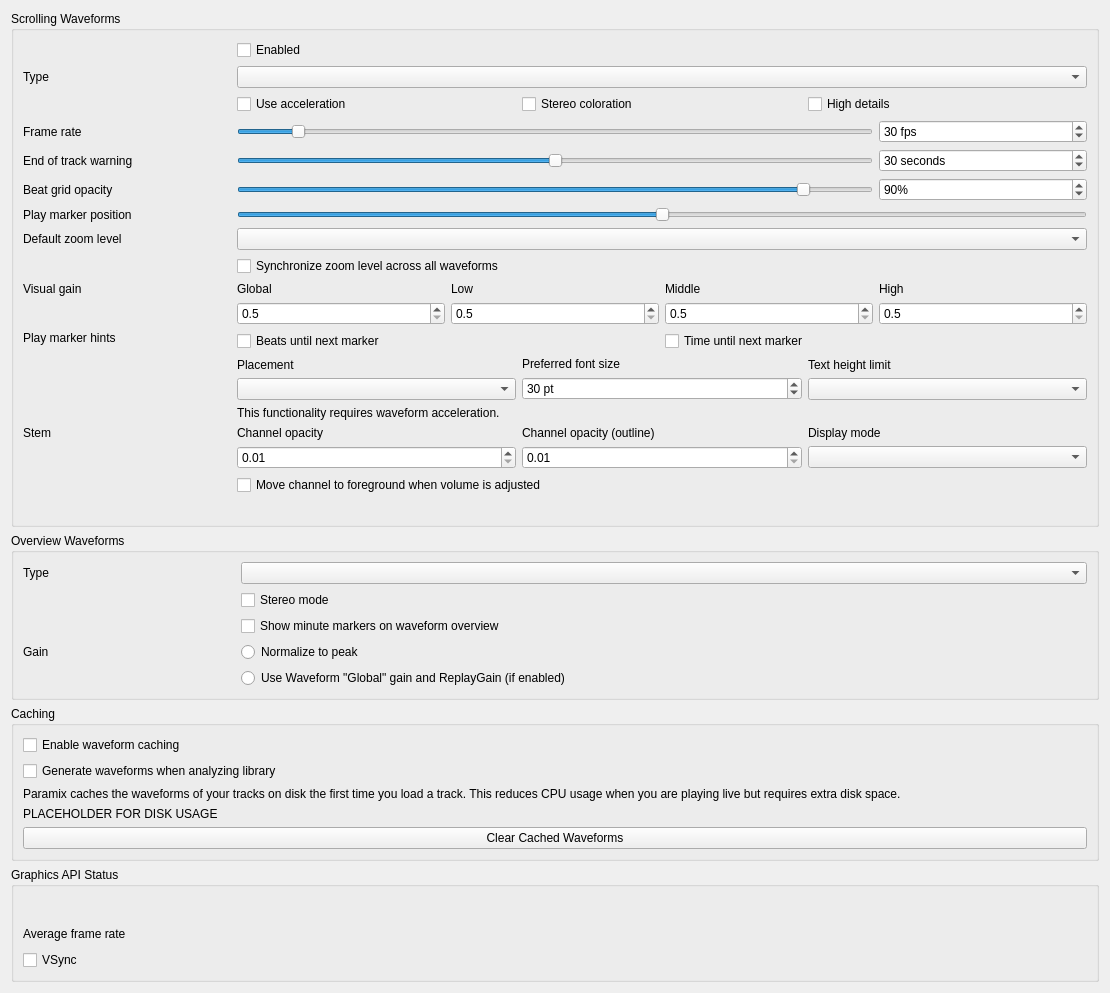
<?xml version="1.0" encoding="UTF-8"?>
<ui version="4.0">
 <class>DlgPrefWaveformDlg</class>
 <widget class="QWidget" name="DlgPrefWaveformDlg">
  <property name="geometry">
   <rect>
    <x>0</x>
    <y>0</y>
    <width>1110</width>
    <height>939</height>
   </rect>
  </property>
  <property name="windowTitle">
   <string>Waveform Preferences</string>
  </property>
  <layout class="QVBoxLayout" name="mainLayout">

  <item>
   <widget class="QGroupBox" name="waveform_groupbox">
    <property name="title">
     <string>Scrolling Waveforms</string>
    </property>
    <layout class="QGridLayout" name="waveform_layout">

     <item row="0" column="1">
      <widget class="QCheckBox" name="useWaveformCheckBox">
       <property name="text">
        <string>Enabled</string>
       </property>
      </widget>
     </item>

     <item row="1" column="0">
      <widget class="QLabel" name="waveformTypeLabel">
       <property name="sizePolicy">
        <sizepolicy hsizetype="Preferred" vsizetype="Preferred">
         <horstretch>0</horstretch>
         <verstretch>0</verstretch>
        </sizepolicy>
       </property>
       <property name="toolTip">
        <string extracomment="The big waveform summary shows the waveform envelope of the track near the current playback position."/>
       </property>
       <property name="text">
        <string>Type</string>
       </property>
       <property name="alignment">
        <set>Qt::AlignLeading|Qt::AlignLeft|Qt::AlignVCenter</set>
       </property>
       <property name="buddy">
        <cstring>waveformTypeComboBox</cstring>
       </property>
      </widget>
     </item>
     <item row="1" column="1" colspan="4">
      <widget class="QComboBox" name="waveformTypeComboBox">
       <property name="toolTip">
        <string>The waveform shows the waveform envelope of the track near the current playback position.
Select from different types of displays for the waveform, which differ primarily in the level of detail shown in the waveform.</string>
       </property>
      </widget>
     </item>

     <item row="2" column="1" colspan="4">
      <layout class="QHBoxLayout" name="waveform_render_options">
       <item>
        <widget class="QCheckBox" name="useAccelerationCheckBox">
         <property name="text">
          <string>Use acceleration</string>
         </property>
        </widget>
       </item>
       <item>
        <widget class="QCheckBox" name="splitLeftRightCheckBox">
         <property name="text">
          <string>Stereo coloration</string>
         </property>
        </widget>
       </item>
       <item>
        <widget class="QCheckBox" name="highDetailCheckBox">
         <property name="text">
          <string>High details</string>
         </property>
        </widget>
       </item>
      </layout>
     </item>

     <item row="4" column="0">
      <widget class="QLabel" name="frameRateLabel">
       <property name="text">
        <string>Frame rate</string>
       </property>
       <property name="alignment">
        <set>Qt::AlignLeading|Qt::AlignLeft|Qt::AlignVCenter</set>
       </property>
       <property name="buddy">
        <cstring>frameRateSlider</cstring>
       </property>
      </widget>
     </item>
     <item row="4" column="1" colspan="3">
      <widget class="QSlider" name="frameRateSlider">
       <property name="sizePolicy">
        <sizepolicy hsizetype="Preferred" vsizetype="Fixed">
         <horstretch>0</horstretch>
         <verstretch>0</verstretch>
        </sizepolicy>
       </property>
       <property name="maximumSize">
        <size>
         <width>16777215</width>
         <height>16777215</height>
        </size>
       </property>
       <property name="minimum">
        <number>10</number>
       </property>
       <property name="maximum">
        <number>240</number>
       </property>
       <property name="value">
        <number>30</number>
       </property>
       <property name="orientation">
        <enum>Qt::Horizontal</enum>
       </property>
      </widget>
     </item>
     <item row="4" column="4">
      <widget class="QSpinBox" name="frameRateSpinBox">
       <property name="toolTip">
        <string/>
       </property>
       <property name="suffix">
        <string> fps</string>
       </property>
       <property name="minimum">
        <number>10</number>
       </property>
       <property name="maximum">
        <number>240</number>
       </property>
       <property name="value">
        <number>30</number>
       </property>
      </widget>
     </item>

     <item row="5" column="0">
      <widget class="QLabel" name="endOfTrackWarningTimeLabel">
       <property name="text">
        <string>End of track warning</string>
       </property>
       <property name="alignment">
        <set>Qt::AlignLeading|Qt::AlignLeft|Qt::AlignVCenter</set>
       </property>
       <property name="buddy">
        <cstring>endOfTrackWarningTimeSlider</cstring>
       </property>
      </widget>
     </item>
     <item row="5" column="1" colspan="3">
      <widget class="QSlider" name="endOfTrackWarningTimeSlider">
       <property name="sizePolicy">
        <sizepolicy hsizetype="Preferred" vsizetype="Fixed">
         <horstretch>0</horstretch>
         <verstretch>0</verstretch>
        </sizepolicy>
       </property>
       <property name="maximumSize">
        <size>
         <width>16777215</width>
         <height>16777215</height>
        </size>
       </property>
       <property name="minimum">
        <number>0</number>
       </property>
       <property name="maximum">
        <number>60</number>
       </property>
       <property name="value">
        <number>30</number>
       </property>
       <property name="orientation">
        <enum>Qt::Horizontal</enum>
       </property>
      </widget>
     </item>
     <item row="5" column="4">
      <widget class="QSpinBox" name="endOfTrackWarningTimeSpinBox">
       <property name="toolTip">
        <string>Highlight the waveforms when the last seconds of a track remains.</string>
       </property>
       <property name="suffix">
        <string> seconds</string>
       </property>
       <property name="minimum">
        <number>0</number>
       </property>
       <property name="maximum">
        <number>60</number>
       </property>
       <property name="value">
        <number>30</number>
       </property>
      </widget>
     </item>

     <item row="6" column="0">
      <widget class="QLabel" name="BeatgridWaveform">
       <property name="toolTip">
        <string/>
       </property>
       <property name="midLineWidth">
        <number>6</number>
       </property>
       <property name="text">
        <string>Beat grid opacity</string>
       </property>
       <property name="alignment">
        <set>Qt::AlignLeading|Qt::AlignLeft|Qt::AlignVCenter</set>
       </property>
      </widget>
     </item>
     <item row="6" column="1" colspan="3">
      <widget class="QSlider" name="beatGridAlphaSlider">
       <property name="maximum">
        <number>100</number>
       </property>
       <property name="value">
        <number>90</number>
       </property>
       <property name="orientation">
        <enum>Qt::Horizontal</enum>
       </property>
      </widget>
     </item>
     <item row="6" column="4">
      <widget class="QSpinBox" name="beatGridAlphaSpinBox">
       <property name="toolTip">
        <string>Set amount of opacity on beat grid lines.</string>
       </property>
       <property name="suffix">
        <string>%</string>
       </property>
       <property name="maximum">
        <number>100</number>
       </property>
       <property name="value">
        <number>90</number>
       </property>
      </widget>
     </item>

     <item row="7" column="0">
      <widget class="QLabel" name="playMarkerPositionLabel">
       <property name="text">
        <string>Play marker position</string>
       </property>
      </widget>
     </item>
     <item row="7" column="1" colspan="4">
      <widget class="QSlider" name="playMarkerPositionSlider">
       <property name="sizePolicy">
        <sizepolicy hsizetype="Preferred" vsizetype="Fixed">
         <horstretch>0</horstretch>
         <verstretch>0</verstretch>
        </sizepolicy>
       </property>
       <property name="maximumSize">
        <size>
         <width>16777215</width>
         <height>16777215</height>
        </size>
       </property>
       <property name="toolTip">
        <string>Moves the play marker position on the waveforms to the left, right or center (default).</string>
       </property>
       <property name="minimum">
        <number>0</number>
       </property>
       <property name="maximum">
        <number>100</number>
       </property>
       <property name="value">
        <number>50</number>
       </property>
       <property name="orientation">
        <enum>Qt::Horizontal</enum>
       </property>
      </widget>
     </item>

     <item row="8" column="0">
      <widget class="QLabel" name="defaultZoomLabel">
       <property name="text">
        <string extracomment="Waveform zoom">Default zoom level</string>
       </property>
       <property name="alignment">
        <set>Qt::AlignLeading|Qt::AlignLeft|Qt::AlignVCenter</set>
       </property>
       <property name="buddy">
        <cstring>defaultZoomComboBox</cstring>
       </property>
      </widget>
     </item>
     <item row="8" column="1" colspan="4">
      <widget class="QComboBox" name="defaultZoomComboBox"/>
     </item>

     <item row="9" column="1" colspan="4">
      <widget class="QCheckBox" name="synchronizeZoomCheckBox">
       <property name="toolTip">
        <string>Synchronize zoom level across all waveform displays.</string>
       </property>
       <property name="text">
        <string>Synchronize zoom level across all waveforms</string>
       </property>
      </widget>
     </item>

     <item row="10" column="0">
      <widget class="QLabel" name="visualGainLabel">
       <property name="text">
        <string>Visual gain</string>
       </property>
       <property name="alignment">
        <set>Qt::AlignLeading|Qt::AlignLeft|Qt::AlignTop</set>
       </property>
       <property name="buddy">
        <cstring>allVisualGain</cstring>
       </property>
      </widget>
     </item>
     <item row="10" column="1" colspan="4">
      <layout class="QGridLayout" name="gridLayout_3">
       <item row="0" column="0">
        <widget class="QLabel" name="visualGainLabel_global">
         <property name="text">
          <string>Global</string>
         </property>
         <property name="alignment">
          <set>Qt::AlignLeading|Qt::AlignLeft|Qt::AlignVCenter</set>
         </property>
         <property name="buddy">
          <cstring>allVisualGain</cstring>
         </property>
        </widget>
       </item>
       <item row="0" column="1">
        <widget class="QLabel" name="visualGainLabel_low">
         <property name="text">
          <string>Low</string>
         </property>
         <property name="alignment">
          <set>Qt::AlignLeading|Qt::AlignLeft|Qt::AlignVCenter</set>
         </property>
         <property name="buddy">
          <cstring>lowVisualGain</cstring>
         </property>
        </widget>
       </item>
       <item row="0" column="2">
        <widget class="QLabel" name="visualGainLabel_mid">
         <property name="text">
          <string>Middle</string>
         </property>
         <property name="alignment">
          <set>Qt::AlignLeading|Qt::AlignLeft|Qt::AlignVCenter</set>
         </property>
         <property name="buddy">
          <cstring>midVisualGain</cstring>
         </property>
        </widget>
       </item>
       <item row="0" column="3">
        <widget class="QLabel" name="visualGainLabel_high">
         <property name="text">
          <string>High</string>
         </property>
         <property name="alignment">
          <set>Qt::AlignLeading|Qt::AlignLeft|Qt::AlignVCenter</set>
         </property>
         <property name="buddy">
          <cstring>highVisualGain</cstring>
         </property>
        </widget>
       </item>

       <item row="1" column="0">
        <widget class="QDoubleSpinBox" name="allVisualGain">
         <property name="toolTip">
          <string>Global visual gain</string>
         </property>
         <property name="decimals">
          <number>1</number>
         </property>
         <property name="minimum">
          <double>0.500000000000000</double>
         </property>
         <property name="maximum">
          <double>5.000000000000000</double>
         </property>
         <property name="singleStep">
          <double>0.100000000000000</double>
         </property>
        </widget>
       </item>
       <item row="1" column="1">
        <widget class="QDoubleSpinBox" name="lowVisualGain">
         <property name="toolTip">
          <string>Visual gain of the low frequencies</string>
         </property>
         <property name="decimals">
          <number>1</number>
         </property>
         <property name="minimum">
          <double>0.500000000000000</double>
         </property>
         <property name="maximum">
          <double>5.000000000000000</double>
         </property>
         <property name="singleStep">
          <double>0.100000000000000</double>
         </property>
        </widget>
       </item>
       <item row="1" column="2">
        <widget class="QDoubleSpinBox" name="midVisualGain">
         <property name="toolTip">
          <string>Visual gain of the middle frequencies</string>
         </property>
         <property name="decimals">
          <number>1</number>
         </property>
         <property name="minimum">
          <double>0.500000000000000</double>
         </property>
         <property name="maximum">
          <double>5.000000000000000</double>
         </property>
         <property name="singleStep">
          <double>0.100000000000000</double>
         </property>
        </widget>
       </item>
       <item row="1" column="3">
        <widget class="QDoubleSpinBox" name="highVisualGain">
         <property name="toolTip">
          <string>Visual gain of the high frequencies</string>
         </property>
         <property name="decimals">
          <number>1</number>
         </property>
         <property name="minimum">
          <double>0.500000000000000</double>
         </property>
         <property name="maximum">
          <double>5.000000000000000</double>
         </property>
         <property name="singleStep">
          <double>0.100000000000000</double>
         </property>
        </widget>
       </item>
      </layout>
     </item>

     <item row="11" column="0">
      <widget class="QLabel" name="marker_hints_label">
       <property name="text">
        <string>Play marker hints</string>
       </property>
       <property name="alignment">
        <set>Qt::AlignLeading|Qt::AlignLeft|Qt::AlignTop</set>
       </property>
      </widget>
     </item>
     <item row="11" column="1" colspan="2">
      <widget class="QCheckBox" name="untilMarkShowBeatsCheckBox">
       <property name="text">
        <string>Beats until next marker</string>
       </property>
      </widget>
     </item>
     <item row="11" column="3" colspan="2">
      <widget class="QCheckBox" name="untilMarkShowTimeCheckBox">
       <property name="text">
        <string>Time until next marker</string>
       </property>
      </widget>
     </item>

     <item row="12" column="1" colspan="4">
      <layout class="QHBoxLayout" name="marker_option_layout">
       <item>
        <layout class="QVBoxLayout" name="marker_options_placement_layout">
         <item>
          <widget class="QLabel" name="untilMarkAlignLabel">
           <property name="text">
            <string>Placement</string>
           </property>
           <property name="alignment">
            <set>Qt::AlignLeading|Qt::AlignLeft|Qt::AlignVCenter</set>
           </property>
           <property name="buddy">
            <cstring>untilMarkAlignComboBox</cstring>
           </property>
          </widget>
         </item>
         <item>
          <widget class="QComboBox" name="untilMarkAlignComboBox"/>
         </item>
        </layout>
       </item>

       <item>
        <layout class="QVBoxLayout" name="marker_options_font_layout">
         <item>
          <widget class="QLabel" name="untilMarkTextPointSizeLabel">
           <property name="text">
            <string>Preferred font size</string>
           </property>
           <property name="alignment">
            <set>Qt::AlignLeading|Qt::AlignLeft|Qt::AlignVCenter</set>
           </property>
           <property name="buddy">
            <cstring>untilMarkTextPointSizeSpinBox</cstring>
           </property>
          </widget>
         </item>
         <item>
          <widget class="QSpinBox" name="untilMarkTextPointSizeSpinBox">
           <property name="toolTip">
            <string/>
           </property>
           <property name="suffix">
            <string> pt</string>
           </property>
           <property name="minimum">
            <number>10</number>
           </property>
           <property name="maximum">
            <number>100</number>
           </property>
           <property name="value">
            <number>30</number>
           </property>
          </widget>
         </item>
        </layout>
       </item>

       <item>
        <layout class="QVBoxLayout" name="marker_options_textheight_layout">
         <item>
          <widget class="QLabel" name="untilMarkTextHeightLimitLabel">
           <property name="text">
            <string>Text height limit</string>
           </property>
           <property name="alignment">
            <set>Qt::AlignLeading|Qt::AlignLeft|Qt::AlignVCenter</set>
           </property>
           <property name="buddy">
            <cstring>untilMarkTextHeightLimitComboBox</cstring>
           </property>
          </widget>
         </item>
         <item>
          <widget class="QComboBox" name="untilMarkTextHeightLimitComboBox"/>
         </item>
        </layout>
       </item>

      </layout><!-- marker_option_layout -->
     </item>

     <item row="13" column="1" colspan="4">
      <widget class="QLabel" name="requiresGLSLLabel">
       <property name="text">
        <string>This functionality requires waveform acceleration.</string>
       </property>
       <property name="alignment">
        <set>Qt::AlignLeading|Qt::AlignLeft|Qt::AlignVCenter</set>
       </property>
      </widget>
     </item>

     <item row="14" column="0">
      <widget class="QLabel" name="stemOpacityLabel">
       <property name="text">
        <string>Stem</string>
       </property>
       <property name="alignment">
        <set>Qt::AlignLeading|Qt::AlignLeft|Qt::AlignTop</set>
       </property>
       <property name="buddy">
        <cstring>stemOpacitySpinBox</cstring>
       </property>
      </widget>
     </item>
     <item row="14" column="1" colspan="4">
      <layout class="QGridLayout" name="stemOpacityGridLayout">
       <item row="0" column="0">
        <widget class="QLabel" name="stemOpacityMainLabel">
         <property name="text">
          <string>Channel opacity</string>
         </property>
         <property name="alignment">
          <set>Qt::AlignLeading|Qt::AlignLeft|Qt::AlignVCenter</set>
         </property>
         <property name="buddy">
          <cstring>stemOpacitySpinBox</cstring>
         </property>
        </widget>
       </item>
       <item row="0" column="1">
        <widget class="QLabel" name="stemOpacityOutlineLabel">
         <property name="text">
          <string>Channel opacity (outline)</string>
         </property>
         <property name="alignment">
          <set>Qt::AlignLeading|Qt::AlignLeft|Qt::AlignVCenter</set>
         </property>
         <property name="buddy">
          <cstring>stemOutlineOpacitySpinBox</cstring>
         </property>
        </widget>
       </item>
       <item row="0" column="2">
        <widget class="QLabel" name="stemDisplayModeLabel">
         <property name="text">
          <string>Display mode</string>
         </property>
         <property name="alignment">
          <set>Qt::AlignLeading|Qt::AlignLeft|Qt::AlignVCenter</set>
         </property>
         <property name="buddy">
          <cstring>stemDisplayModeComboBox</cstring>
         </property>
        </widget>
       </item>

       <item row="1" column="0">
        <widget class="QDoubleSpinBox" name="stemOpacitySpinBox">
         <property name="toolTip">
          <string>Main stem opacity</string>
         </property>
         <property name="decimals">
          <number>2</number>
         </property>
         <property name="minimum">
          <double>0.010000000000000</double>
         </property>
         <property name="maximum">
          <double>1.000000000000000</double>
         </property>
         <property name="singleStep">
          <double>0.010000000000000</double>
         </property>
        </widget>
       </item>
       <item row="1" column="1">
        <widget class="QDoubleSpinBox" name="stemOutlineOpacitySpinBox">
         <property name="toolTip">
          <string>Outline stem opacity</string>
         </property>
         <property name="decimals">
          <number>2</number>
         </property>
         <property name="minimum">
          <double>0.010000000000000</double>
         </property>
         <property name="maximum">
          <double>1.000000000000000</double>
         </property>
         <property name="singleStep">
          <double>0.010000000000000</double>
         </property>
        </widget>
       </item>
       <item row="1" column="2">
        <widget class="QComboBox" name="stemDisplayModeComboBox">
         <property name="toolTip">
          <string>Select the display layout for stem waveforms</string>
         </property>
        </widget>
       </item>
       <item row="2" column="0" colspan="3">
        <widget class="QCheckBox" name="stemReorderLayerOnChangedCheckBox">
         <property name="text">
          <string>Move channel to foreground when volume is adjusted</string>
         </property>
        </widget>
       </item>
      </layout>
     </item>

     <item row="15" column="1" colspan="4">
      <widget class="QLabel" name="requiresGLSLLabel2">
       <property name="alignment">
        <set>Qt::AlignLeading|Qt::AlignLeft|Qt::AlignVCenter</set>
       </property>
      </widget>
     </item>

    </layout>
   </widget>
  </item><!-- waveform groupbox -->

  <item>
   <widget class="QGroupBox" name="overview_groupbox">
    <property name="title">
     <string>Overview Waveforms</string>
    </property>
    <layout class="QGridLayout" name="overview_layout">

     <item row="0" column="0">
      <widget class="QLabel" name="waveformOverviewLabel">
       <property name="toolTip">
        <string extracomment="The smaller, zoomed-out version of the waveform shows the various markers within the track as well as the waveform envelope of the entire track."/>
       </property>
       <property name="text">
        <string>Type</string>
       </property>
      </widget>
     </item>
     <item row="0" column="1" colspan="4">
      <widget class="QComboBox" name="waveformOverviewComboBox">
       <property name="toolTip">
        <string>The waveform overview shows the waveform envelope of the entire track.
Select from different types of displays for the waveform overview, which differ primarily in the level of detail shown in the waveform.</string>
       </property>
      </widget>
     </item>

     <item row="1" column="1" colspan="4">
      <widget class="QCheckBox" name="overviewStereoCheckBox">
       <property name="text">
        <string>Stereo mode</string>
       </property>
      </widget>
     </item>

     <item row="2" column="1" colspan="4">
      <widget class="QCheckBox" name="overviewMinuteMarkersCheckBox">
       <property name="text">
        <string>Show minute markers on waveform overview</string>
       </property>
      </widget>
     </item>

     <item row="3" column="0">
      <widget class="QLabel" name="overview_gain_label">
       <property name="toolTip">
        <string extracomment="Select a gain mode for the waveform overview."/>
       </property>
       <property name="text">
        <string>Gain</string>
       </property>
      </widget>
     </item>
     <item row="3" column="1" colspan="4">
      <widget class="QRadioButton" name="overview_scale_normalize">
       <property name="text">
        <string>Normalize to peak</string>
       </property>
       <attribute name="buttonGroup">
        <string notr="true">overview_scale_options</string>
       </attribute>
      </widget>
     </item>
     <item row="4" column="1" colspan="4">
      <widget class="QRadioButton" name="overview_scale_allReplayGain">
       <property name="text">
        <string extracomment="'Global' refers to the 'Global' visual gain in the scrolling waveform settings">Use Waveform "Global" gain and ReplayGain (if enabled)</string>
       </property>
       <attribute name="buttonGroup">
        <string notr="true">overview_scale_options</string>
       </attribute>
      </widget>
     </item>

    </layout>
   </widget>
  </item><!-- overview_groupbox -->

  <item>
   <widget class="QGroupBox" name="caching_groupbox">
    <property name="title">
     <string>Caching</string>
    </property>
    <layout class="QVBoxLayout" name="caching_layout">
     <item>
      <widget class="QCheckBox" name="enableWaveformCaching">
       <property name="text">
        <string>Enable waveform caching</string>
       </property>
      </widget>
     </item>
     <item>
      <widget class="QCheckBox" name="enableWaveformGenerationWithAnalysis">
       <property name="text">
        <string>Generate waveforms when analyzing library</string>
       </property>
      </widget>
     </item>
     <item>
      <widget class="QLabel" name="waveformCachingInfo">
       <property name="text">
        <string>Paramix caches the waveforms of your tracks on disk the first time you load a track. This reduces CPU usage when you are playing live but requires extra disk space.</string>
       </property>
       <property name="wordWrap">
        <bool>true</bool>
       </property>
      </widget>
     </item>
     <item>
      <widget class="QLabel" name="waveformDiskUsage">
       <property name="sizePolicy">
        <sizepolicy hsizetype="Expanding" vsizetype="Minimum">
         <horstretch>0</horstretch>
         <verstretch>0</verstretch>
        </sizepolicy>
       </property>
       <property name="text">
        <string notr="true">PLACEHOLDER FOR DISK USAGE</string>
       </property>
       <property name="wordWrap">
        <bool>true</bool>
       </property>
      </widget>
     </item>
     <item>
      <widget class="QPushButton" name="clearCachedWaveforms">
       <property name="text">
        <string>Clear Cached Waveforms</string>
       </property>
      </widget>
     </item>
    </layout>
   </widget>
  </item><!-- caching_groupbox -->

  <item>
   <widget class="QGroupBox" name="opengl_status_groupbox">
    <property name="title">
     <string>Graphics API Status</string>
    </property>
    <layout class="QGridLayout" name="opengl_status_layout">
     <item row="0" column="0" colspan="3">
      <widget class="QLabel" name="graphicsApiStatusData">
       <property name="sizePolicy">
        <sizepolicy hsizetype="Expanding" vsizetype="Minimum">
         <horstretch>0</horstretch>
         <verstretch>0</verstretch>
        </sizepolicy>
       </property>
       <property name="toolTip">
       <string>Displays the graphics API used by the current renderer.</string>
       </property>
       <property name="text">
        <string/>
       </property>
       <property name="wordWrap">
        <bool>true</bool>
       </property>
       <property name="textInteractionFlags">
        <set>Qt::TextSelectableByKeyboard|Qt::TextSelectableByMouse</set>
       </property>
      </widget>
     </item>
     <item row="1" column="0">
      <widget class="QLabel" name="openGlStatusLabel_2">
       <property name="toolTip">
        <string/>
       </property>
       <property name="text">
        <string>Average frame rate</string>
       </property>
       <property name="alignment">
        <set>Qt::AlignLeading|Qt::AlignLeft|Qt::AlignVCenter</set>
       </property>
      </widget>
     </item>
     <item row="1" column="1" colspan="2">
      <widget class="QLabel" name="frameRateAverage">
       <property name="toolTip">
        <string>Displays the actual frame rate.</string>
       </property>
       <property name="text">
        <string/>
       </property>
      </widget>
     </item>
     <item row="2" column="0" colspan="3">
      <widget class="QCheckBox" name="vsyncCheckBox">
       <property name="toolTip">
        <string>Synchronize rendering to the display refresh rate. Prevents tearing at the cost of a frame of latency. Takes effect after restart.</string>
       </property>
       <property name="text">
        <string>VSync</string>
       </property>
      </widget>
     </item>
    </layout>
   </widget>
  </item><!-- opengl_status_groupbox -->

 </layout>
 </widget>
 <tabstops>
  <tabstop>useWaveformCheckBox</tabstop>
  <tabstop>waveformTypeComboBox</tabstop>
  <tabstop>useAccelerationCheckBox</tabstop>
  <tabstop>splitLeftRightCheckBox</tabstop>
  <tabstop>highDetailCheckBox</tabstop>
  <tabstop>frameRateSlider</tabstop>
  <tabstop>frameRateSpinBox</tabstop>
  <tabstop>endOfTrackWarningTimeSlider</tabstop>
  <tabstop>endOfTrackWarningTimeSpinBox</tabstop>
  <tabstop>beatGridAlphaSlider</tabstop>
  <tabstop>beatGridAlphaSpinBox</tabstop>
  <tabstop>playMarkerPositionSlider</tabstop>
  <tabstop>defaultZoomComboBox</tabstop>
  <tabstop>synchronizeZoomCheckBox</tabstop>
  <tabstop>allVisualGain</tabstop>
  <tabstop>lowVisualGain</tabstop>
  <tabstop>midVisualGain</tabstop>
  <tabstop>highVisualGain</tabstop>
  <tabstop>untilMarkShowBeatsCheckBox</tabstop>
  <tabstop>untilMarkShowTimeCheckBox</tabstop>
  <tabstop>untilMarkAlignComboBox</tabstop>
  <tabstop>untilMarkTextPointSizeSpinBox</tabstop>
  <tabstop>untilMarkTextHeightLimitComboBox</tabstop>
  <tabstop>waveformOverviewComboBox</tabstop>
  <tabstop>overviewStereoCheckBox</tabstop>
  <tabstop>overviewMinuteMarkersCheckBox</tabstop>
  <tabstop>overview_scale_normalize</tabstop>
  <tabstop>overview_scale_allReplayGain</tabstop>
  <tabstop>enableWaveformCaching</tabstop>
  <tabstop>enableWaveformGenerationWithAnalysis</tabstop>
  <tabstop>clearCachedWaveforms</tabstop>
  <tabstop>vsyncCheckBox</tabstop>
 </tabstops>
 <buttongroups>
  <buttongroup name="overview_scale_options"/>
 </buttongroups>
 <resources/>
 <connections/>
</ui>
